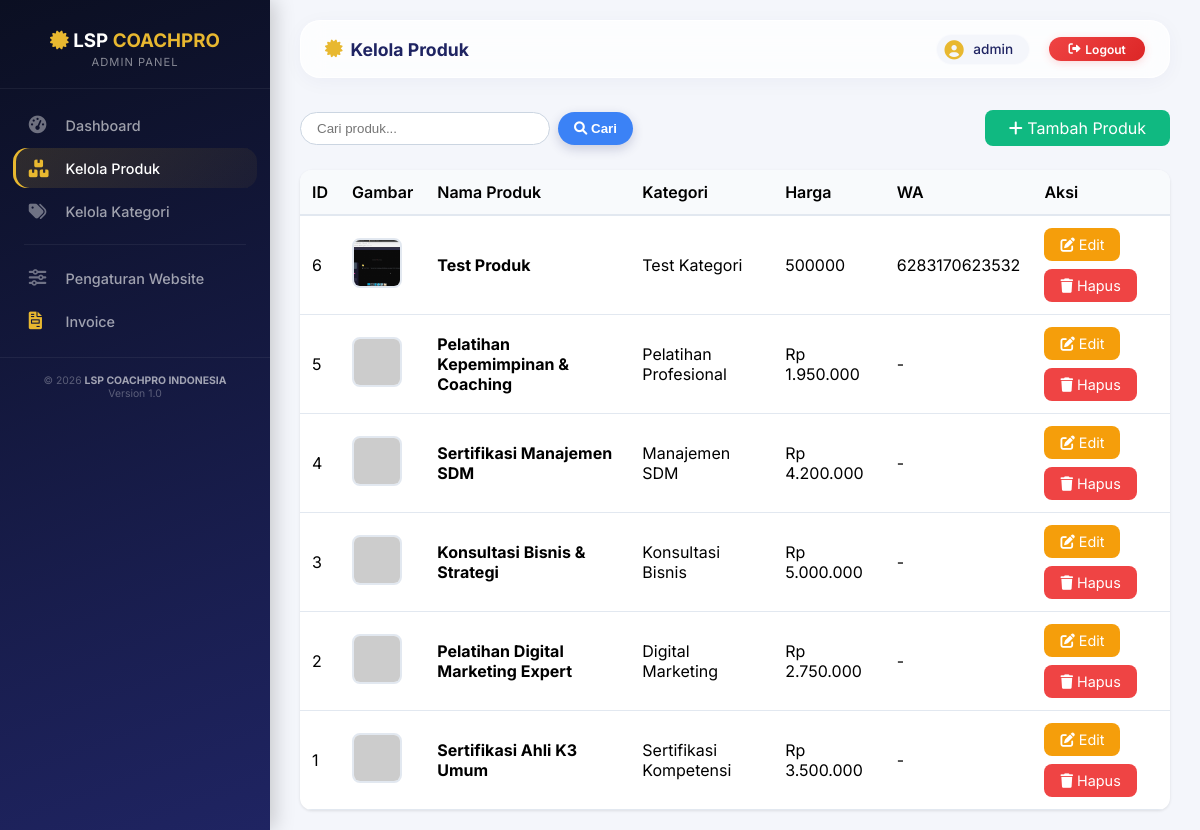
/katalog/admin/products.php (signed in), run on the app's committed database.
### tables this page shows
CREATE TABLE `products` (
  `id` int(11) NOT NULL,
  `name` varchar(200) NOT NULL,
  `category_id` int(11) NOT NULL,
  `description` text DEFAULT NULL,
  `price` varchar(50) DEFAULT NULL,
  `demo_link` varchar(255) DEFAULT NULL,
  `image_url` varchar(255) DEFAULT NULL,
  `wa_number` varchar(15) DEFAULT NULL,
  `created_at` timestamp NOT NULL DEFAULT current_timestamp()
);

CREATE TABLE `categories` (
  `id` int(11) NOT NULL,
  `name` varchar(100) NOT NULL,
  `created_at` timestamp NOT NULL DEFAULT current_timestamp()
);

### katalog/admin/products.php (the view, shortened to what this page needs)
<?php
global $conn;
$edit_product = null;
$search = isset($_GET['search']) ? clean_input($_GET['search']) : '';
$products = [];
if (!empty($search)) {
    $like_search = "%" . $search . "%";
    $stmt_search = mysqli_prepare($conn, "SELECT p.*, c.name as category_name
                                          FROM products p
                                          JOIN categories c ON p.category_id = c.id
                                          WHERE p.name LIKE ? OR c.name LIKE ?
                                          ORDER BY p.id DESC");
    mysqli_stmt_bind_param($stmt_search, "ss", $like_search, $like_search);
    mysqli_stmt_execute($stmt_search);
    $products = mysqli_stmt_get_result($stmt_search);
} else {
    $stmt_all = mysqli_prepare($conn, "SELECT p.*, c.name as category_name
                                       FROM products p
                                       JOIN categories c ON p.category_id = c.id
                                       ORDER BY p.id DESC");
    mysqli_stmt_execute($stmt_all);
    $products = mysqli_stmt_get_result($stmt_all);
}
include 'includes/header.php';
?>
<div class="header-actions">
    <div>
        <form method="GET" class="search-box">
            <input type="text" name="search" placeholder="Cari produk..." value="<?= htmlspecialchars($search) ?>">
            <button type="submit"><i class="fas fa-search"></i> Cari</button>
        </form>
    </div>
    <?php if (!$edit_product): ?>
        <a href="?add" class="btn-success">
            <i class="fas fa-plus"></i> Tambah Produk
        </a>
    <?php endif; ?>
</div>
<div class="table-container">
    <table>
        <thead>
            <tr>
                <th>ID</th>
                <th>Gambar</th>
                <th>Nama Produk</th>
                <th>Kategori</th>
                <th>Harga</th>
                <th>WA</th>
                <th>Aksi</th>
            </tr>
        </thead>
        <tbody>
            <?php if (mysqli_num_rows($products) > 0): ?>
                <?php while($p = mysqli_fetch_assoc($products)): ?>
                <tr>
                    <td><?= $p['id'] ?></td>
                    <td>
                        <?php
                        $image_path = $p['image_url'] ?? '';
                        $image_display = false;
                        $image_src = '';
                        if (strpos($image_path, 'uploads/') === 0) {
                            $possible_paths = [
                                __DIR__ . '/../' . $image_path,
                                __DIR__ . '/' . $image_path,
                                $_SERVER['DOCUMENT_ROOT'] . '/' . $image_path
                            ];
                            foreach ($possible_paths as $path) {
                                if (file_exists($path)) {
                                    $image_display = true;
                                    $image_src = $image_path;
                                    break;
                                }
                            }
                        }
                        elseif (filter_var($image_path, FILTER_VALIDATE_URL)) {
                            $image_display = true;
                            $image_src = $image_path;
                        }
                        else {
                            $image_display = false;
                            $image_src = 'https://placehold.co/50x50/cccccc/white?text=No+Img';
                        }
                        if ($image_display && !empty($image_src)) {
                            echo '<img src="' . htmlspecialchars($image_src) . '" class="product-image" alt="' . htmlspecialchars($p['name']) . '" onerror="this.src=\'https://placehold.co/50x50/cccccc/white?text=Error\'">';
                        } else {
                            echo '<img src="https://placehold.co/50x50/cccccc/white?text=No+Img" class="product-image" alt="No Image">';
                        }
                        ?>
                    </td>
                    <td><strong><?= htmlspecialchars($p['name']) ?></strong></td>
                    <td><?= htmlspecialchars($p['category_name']) ?></td>
                    <td><?= htmlspecialchars($p['price']) ?></td>
                    <td><?= !empty($p['wa_number']) ? htmlspecialchars($p['wa_number']) : '-' ?></td>
                    <td>
                        <div class="action-buttons">
                            <a href="?edit=<?= $p['id'] ?>" class="btn-warning" style="font-size: 0.9rem;">
                                <i class="fas fa-edit"></i> Edit
                            </a>
                            <a href="?delete=<?= $p['id'] ?>" class="btn-danger" style="font-size: 0.9rem;" onclick="return confirm('Yakin hapus produk ini?')">
                                <i class="fas fa-trash"></i> Hapus
                            </a>
                        </div>
                    </td>
                </tr>
                <?php endwhile; ?>
            <?php endif; ?>
        </tbody>
    </table>
</div>
<?php
include 'includes/footer.php';
?>

### katalog/admin/includes/header.php (style rules this page uses)
:root { --primary: #1f2462; --primary-light: #2a2f7a; --gold: #e8b830; --gold-light: #f5d76e; --bg-body: #f4f6fb; --card-shadow: 0 12px 30px rgba(31, 36, 98, 0.08); --sidebar-width: 270px; }
* { margin: 0; padding: 0; box-sizing: border-box; }
body { font-family: 'Inter', sans-serif; background: var(--bg-body); min-height: 100vh; overflow-x: hidden; }
button { background: linear-gradient(135deg, var(--primary), var(--primary-light)); color: white; border: none; padding: 0.6rem 1.5rem; border-radius: 40px; cursor: pointer; font-weight: 600; transition: 0.2s; box-shadow: 0 4px 12px rgba(31, 36, 98, 0.2); }

### katalog/admin/products.php (style rules this page uses)
.btn-success { background: #10b981; color: white; padding: 0.5rem 1.5rem; border: none; border-radius: 8px; cursor: pointer; text-decoration: none; display: inline-block; }
.btn-danger { background: #ef4444; color: white; padding: 0.5rem 1rem; border-radius: 8px; text-decoration: none; display: inline-block; }
.btn-warning { background: #f59e0b; color: white; padding: 0.5rem 1rem; border-radius: 8px; text-decoration: none; display: inline-block; }
.table-container { overflow-x: auto; background: white; border-radius: 12px; box-shadow: 0 1px 3px rgba(0,0,0,0.1); }
table { width: 100%; border-collapse: collapse; }
thead { background: #f8fafc; border-bottom: 2px solid #e2e8f0; }
th { padding: 0.75rem; text-align: left; font-weight: 600; }
td { padding: 0.75rem; border-bottom: 1px solid #e2e8f0; vertical-align: middle; }
.product-image { width: 50px; height: 50px; object-fit: cover; border-radius: 8px; border: 2px solid #e2e8f0; }
.header-actions { display: flex; justify-content: space-between; align-items: center; margin-bottom: 1.5rem; flex-wrap: wrap; gap: 1rem; }
.search-box { display: flex; gap: 0.5rem; }
.search-box input { padding: 0.5rem 1rem; border-radius: 30px; border: 1px solid #cbd5e1; width: 250px; }
.search-box button { padding: 0.5rem 1rem; background: #3b82f6; color: white; border: none; border-radius: 30px; cursor: pointer; }
.action-buttons { display: flex; gap: 0.5rem; flex-wrap: wrap; }

### data on the page
products: id "6", image_url (picture), name "Test Produk", category.name "Test Kategori", price "500000", wa_number "6283170623532"
products: id "5", name "Pelatihan Kepemimpinan & Coaching", category.name "Pelatihan Profesional", price "Rp 1.950.000"
products: id "4", name "Sertifikasi Manajemen SDM", category.name "Manajemen SDM", price "Rp 4.200.000"
products: id "3", name "Konsultasi Bisnis & Strategi", category.name "Konsultasi Bisnis", price "Rp 5.000.000"
products: id "2", name "Pelatihan Digital Marketing Expert", category.name "Digital Marketing", price "Rp 2.750.000"
products: id "1", name "Sertifikasi Ahli K3 Umum", category.name "Sertifikasi Kompetensi", price "Rp 3.500.000"

### other printed values
$page_title "Kelola Produk"
$_SESSION['admin_username'] "admin"
